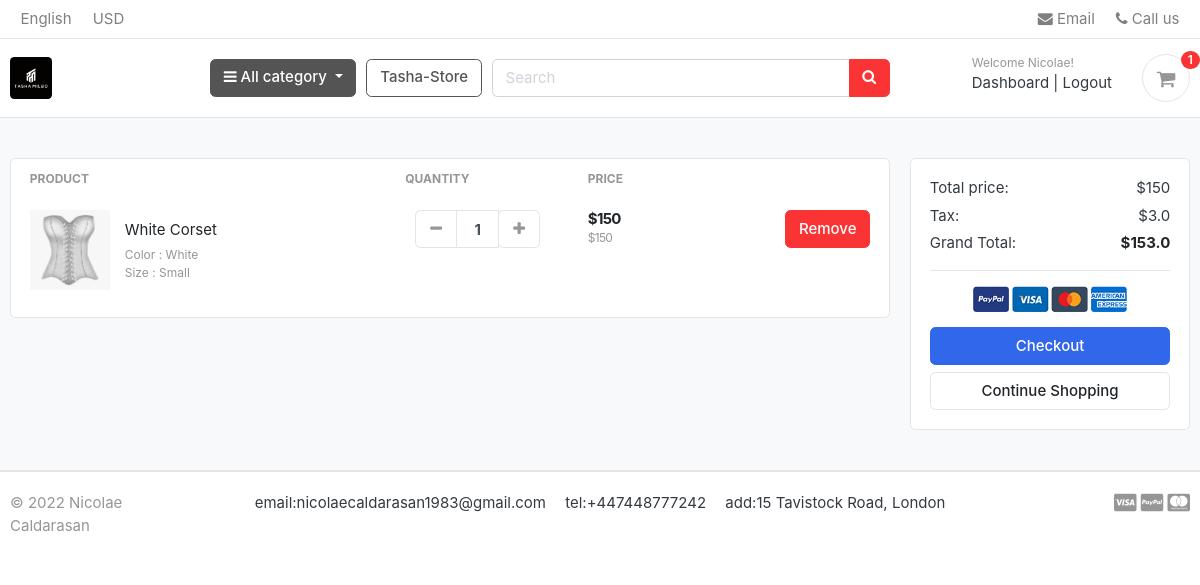
/cart/ (signed in), run on an earlier commit of the app's database.
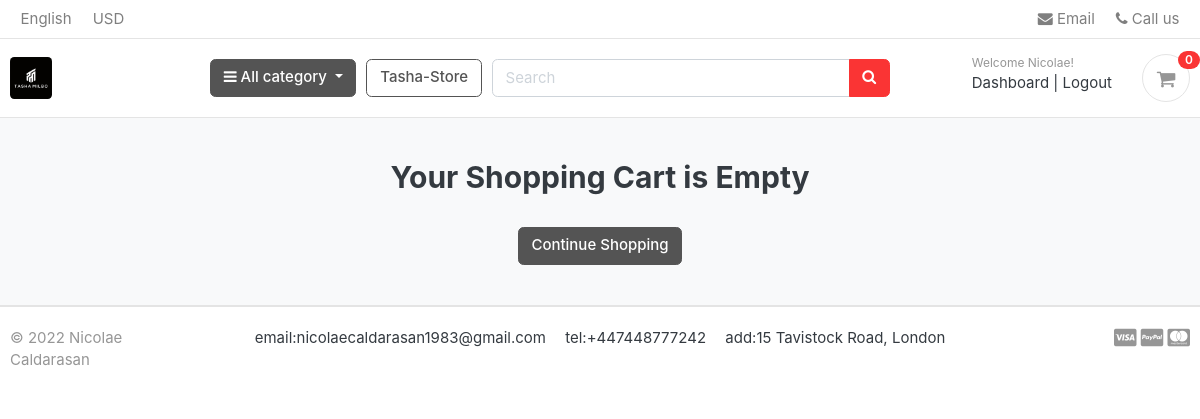
And on a later commit of the database.
### accounts/models.py (models this page shows, shortened)
class Account(AbstractBaseUser):
    first_name   = models.CharField(max_length=50)
    last_name    = models.CharField(max_length=50)
    username     = models.CharField(max_length=50, unique=True)
    email        = models.EmailField(max_length=100, unique=True)
    phone_number = models.CharField(max_length=50)
    date_joined  = models.DateTimeField(auto_now_add=True)
    last_login   = models.DateTimeField(auto_now_add=True)
    is_admin     = models.BooleanField(default=False)
    is_staff     = models.BooleanField(default=False)
    is_active     = models.BooleanField(default=False)
    is_superadmin     = models.BooleanField(default=False)
    USERNAME_FIELD = 'email'
    REQUIRED_FIELDS = ['username', 'first_name', 'last_name']
    objects = MyAccountManager()

### carts/models.py (models this page shows, shortened)
class CartItem(models.Model):
    user = models.ForeignKey(Account, on_delete=models.CASCADE, null=True)
    product = models.ForeignKey(Product, on_delete=models.CASCADE)
    variations = models.ManyToManyField(Variation, blank=True)
    cart = models.ForeignKey(Cart, on_delete=models.CASCADE, null=True)
    quantity = models.IntegerField()
    is_active = models.BooleanField(default=True)
    def sub_total(self):
        return self.product.price * self.quantity

### store/models.py (models this page shows, shortened)
class Product(models.Model):
    product_name = models.CharField(max_length=200, unique=True)
    slug         = models.SlugField(max_length=200, unique=True)
    description  = models.TextField(max_length=500, blank=True)
    price        = models.IntegerField()
    images       = models.ImageField(upload_to='photos/products')
    stock        = models.IntegerField()
    is_available = models.BooleanField(default=True)
    category     = models.ForeignKey(Category, on_delete=models.CASCADE)
    created_date  = models.DateTimeField(auto_now_add=True)
    modified_date= models.DateTimeField(auto_now=True)
    def get_url(self):
        return reverse('product_detail', args=[self.category.slug, self.slug])

class Variation(models.Model):
    product = models.ForeignKey(Product, on_delete=models.CASCADE)
    variation_category = models.CharField(max_length=100, choices=variation_category_choice)
    variation_value = models.CharField(max_length=100)
    is_active = models.BooleanField(default=True)
    create_date = models.DateTimeField(auto_now=True)
    objects = VariationManager()

### carts/views.py (the view)
# urls.py: path('', views.cart, name='cart'),
def cart(request, total=0, quantity=0, cart_items=None):
    try:
        tax = 0
        grand_total = 0
        if request.user.is_authenticated:
            cart_items = CartItem.objects.filter(user=request.user, is_active=True)
        else:
            cart = Cart.objects.get(cart_id=_cart_id(request))
            cart_items = CartItem.objects.filter(cart=cart, is_active=True)
        for cart_item in cart_items:
            total += (cart_item.product.price * cart_item.quantity)
            quantity += cart_item.quantity
        tax = (2 * total)/100
        grand_total = total +tax
    except ObjectDoesNotExist:
        pass
    context = {
      'total': total,
      'quantity': quantity,
      'cart_items': cart_items,
      'tax': tax,
      'grand_total': grand_total,
    }
    return render(request, 'store/cart.html', context)

### carts/context_processors.py (called while the page is built)
def counter(request):
    cart_count = 0
    if 'admin' in request.path:
        return()
    else:
        try:
            cart = Cart.objects.filter(cart_id=_cart_id(request))
            if request.user.is_authenticated:
                cart_items = CartItem.objects.all().filter(user=request.user)
            else:
                cart_items = CartItem.objects.all().filter(cart=cart[:1])
            for cart_item in cart_items:
                cart_count += cart_item.quantity
        except Cart.DoesNotExist:
            cart_count = 0
    return dict(cart_count=cart_count)

### carts/views.py (called while the page is built)
def _cart_id(request):
    cart = request.session.session_key
    if not cart:
        cart = request.session.create()
    return cart

### category/context_processors.py (called while the page is built)
def menu_links(request):
    links = Category.objects.all()
    return dict(links=links)

### category/models.py (called while the page is built)
    def get_url(self):
            return reverse('products_by_category', args=[self.slug])

### templates/store/cart.html (shortened to what this page needs)
{% extends 'base.html' %}
{% load static %}
{% block content %}
<section class="section-content padding-y bg">
<div class="container">
{% if not cart_items %}
<h2 class="text-center">Your Shopping Cart is Empty</h2>
<br>
<div class="text-center">
<a href="{% url 'store' %}" class="btn btn-secondary">Continue Shopping</a>
</div>
{% else %}
<div class="row">
	<aside class="col-lg-9">
<div class="card">
<table class="table table-borderless table-shopping-cart">
<thead class="text-muted">
<tr class="small text-uppercase">
  <th scope="col">Product</th>
  <th scope="col" width="120">Quantity</th>
  <th scope="col" width="120">Price</th>
  <th scope="col" class="text-right" width="200"> </th>
</tr>
</thead>
<tbody>
{% for cart_item in cart_items %}
<tr>
	<td>
		<figure class="itemside align-items-center">
			<div class="aside"><img src="{{ cart_item.product.images.url }}" class="img-sm"></div>
			<figcaption class="info">
				<a href="{{ cart_item.product.get_url }}" class="title text-dark">{{cart_item.product.product_name}}</a>
				<p class="text-muted small">
					{% if cart_item.variations.all %}
					 {% for item in cart_item.variations.all %}
					   {{ item.variation_category | capfirst }} : {{item.variation_value | capfirst }} <br>
						{% endfor %}
					{% endif %}
				</p>
			</figcaption>
		</figure>
	</td>
	<td>
					<div class="col">
						<div class="input-group input-spinner">
							<div class="input-group-prepend">
							<a href="{% url 'remove_cart' cart_item.product.id cart_item.id%}" class="btn btn-light" type="button" id="button-plus"> <i class="fa fa-minus"></i> </a>
							</div>
							<input type="text" class="form-control"  value="{{cart_item.quantity}}">
							<div class="input-group-append">
								<form action="{% url 'add_cart' cart_item.product.id %}" method="POST">
                  <button class="btn btn-light" type="submit" id="button-minus"> <i class="fa fa-plus"></i> </button>
								</form>
							</div>
						</div>
					</div>
	</td>
	<td>
		<div class="price-wrap">
			<var class="price">${{cart_item.sub_total}}</var>
			<small class="text-muted">${{cart_item.product.price}}</small>
		</div>
	</td>
	<td class="text-right">
	<a href="{% url 'remove_cart_item' cart_item.product.id cart_item.id %}" onclick="return confirm('Are you sure that you want delete this item?')" class="btn btn-danger"> Remove</a>
	</td>
</tr>
{% endfor %}
</tbody>
</table>
</div>
	</aside>
	<aside class="col-lg-3">
		<div class="card">
		<div class="card-body">
			<dl class="dlist-align">
			  <dt>Total price:</dt>
			  <dd class="text-right">${{total}}</dd>
			</dl>
			<dl class="dlist-align">
			  <dt>Tax:</dt>
			  <dd class="text-right"> ${{tax}}</dd>
			</dl>
			<dl class="dlist-align">
			  <dt>Grand Total:</dt>
			  <dd class="text-right text-dark b"><strong>${{grand_total}}</strong></dd>
			</dl>
			<hr>
			<p class="text-center mb-3">
				<img src="{% static './images/misc/payments.png'%}" height="26">
			</p>
			<a href="{% url 'checkout'%}" class="btn btn-primary btn-block"> Checkout </a>
			<a href="{% url 'store' %}" class="btn btn-light btn-block">Continue Shopping</a>
		</div>
		</div>
</aside>
</div>
{% endif %}
</div>
</section>
{% endblock %}

### templates/base.html (shortened to what this page needs)
{% load static %}
<!DOCTYPE HTML>
<html lang="en">
<head>
<link href="{%static 'css/bootstrap.css' %}" rel="stylesheet" type="text/css"/>
<link href="{% static 'fonts/fontawesome/css/all.min.css'%}" type="text/css" rel="stylesheet">
<link href="{% static 'css/ui.css'%}" rel="stylesheet" type="text/css"/>
<link href="{% static 'css/responsive.css'%}" rel="stylesheet" media="only screen and (max-width: 1200px)" />
<link href="{% static 'css/custom.css'%}" rel="stylesheet" type="text/css"/>
<link rel="stylesheet" href="https://cdnjs.cloudflare.com/ajax/libs/font-awesome/4.7.0/css/font-awesome.min.css">
</head>
<body>
{% include 'includes/navbar.html' %}
{% block content %}{% endblock %}
{% include 'includes/footer.html' %}

### templates/includes/navbar.html (shortened to what this page needs)
{% load static %}
<header class="section-header">
<nav class="navbar p-md-0 navbar-expand-sm navbar-light border-bottom">
<div class="container">
  <div class="collapse navbar-collapse" id="navbarTop4">
    <ul class="navbar-nav mr-auto">
      <li class="nav-item dropdown">
      <a href="#" class="nav-link">   English </a>
    </li>
    <li class="nav-item dropdown">
      <a href="#" class="nav-link"> USD </a>
    </li>
    </ul>
    <ul class="navbar-nav">
    <li><a href="#" class="nav-link"> <i class="fa fa-envelope"></i> Email </a></li>
    <li><a href="#" class="nav-link"> <i class="fa fa-phone"></i> Call us </a></li>
  </ul>
  </div>
</div>
</nav>
<section class="header-main border-bottom">
  <div class="container">
<div class="row align-items-center">
  <div class="col-lg-2 col-md-3 col-6">
    <a href="{% url 'home'%}" class="brand-wrap">
      <img class="logo" src="{% static './images/tasha_logo.jpg'%}" style="border-radius: 10%;">
    </a>
  </div>
  <div class="col-lg col-sm col-md col-6 flex-grow-0">
    <div class="category-wrap dropdown d-inline-block float-right">
      <button type="button" class="btn btn-secondary dropdown-toggle" data-toggle="dropdown">
        <i class="fa fa-bars"></i> All category
      </button>
    </div>
  </div>
  <a href="{% url 'store' %}" class="btn btn-outline-secondary">Tasha-Store</a>
  <div class="col-lg  col-md-6 col-sm-12 col">
    <form action="{% url 'search' %}" class="search" method='GET'>
      <div class="input-group w-100">
          <input type="text" class="form-control" style="width:60%;" placeholder="Search" name="keyword">
          <div class="input-group-append">
            <button class="btn btn-danger" type="submit">
              <i class="fa fa-search"></i>
            </button>
          </div>
        </div>
    </form>
  </div>
  <div class="col-lg-3 col-sm-6 col-8 order-2 order-lg-3">
        <div class="d-flex justify-content-end mb-3 mb-lg-0">
          {% if user.id is None %}
          <div class="widget-header">
            <small class="title text-muted">Welcome guest!</small>
            <div>
              <a href="{% url 'login' %}">Sign in</a> <span class="dark-transp"> | </span>
              <a href="{% url 'register' %}"> Register</a>
            </div>
          </div>
          {% else %}
          <div class="widget-header">
            <small class="title text-muted">Welcome {{user.first_name}}!</small>
            <div>
              <a href="{% url 'dashboard'%}">Dashboard</a> <span class="dark-transp"> | </span>
              <a href="{% url 'logout'%}">Logout</a>
            </div>
          </div>
          {% endif%}
          <a href="{% url 'cart' %}" class="widget-header pl-3 ml-3">
            <div class="icon icon-sm rounded-circle border"><i class="fa fa-shopping-cart"></i></div>
            <span class="badge badge-pill badge-danger notify">{{cart_count}}</span>
          </a>
        </div>
      </div>
</div>
  </div>
</section>
</header>

### templates/includes/footer.html
<footer class="section-footer border-top">
	<div class="container">
		<section class="footer-bottom border-top row">
			<div class="col-md-2">
				<p class="text-muted"> &copy 2022 Nicolae Caldarasan </p>
			</div>
			<div class="col-md-8 text-md-center">
				<span  class="px-2">email:nicolaecaldarasan1983@gmail.com</span>
				<span  class="px-2">tel:+447448777242</span>
				<span  class="px-2">add:15 Tavistock Road, London</span>
			</div>
			<div class="col-md-2 text-md-right text-muted">
				<i class="fab fa-lg fa-cc-visa"></i>
				<i class="fab fa-lg fa-cc-paypal"></i>
				<i class="fab fa-lg fa-cc-mastercard"></i>
			</div>
		</section>
	</div>
</footer>

### greatkart/static/css/ui.css (style rules this page uses)
html { font-family: "Inter", sans-serif; font-size: 15px; }
.icon-xs, .icon-sm, .icon-md, .icon-lg { display: inline-block; text-align: center; flex-shrink: 0; flex-grow: 0; }
.icon-sm { width: 48px; height: 48px; line-height: 48px !important; font-size: 20px; }
.padding-y { padding-top: 40px; padding-bottom: 40px; }
.bg { background-color: #f8f9fa; }
p:last-child { margin-bottom: 0; }
.header-main { position: relative; padding-top: 1rem; padding-bottom: 1rem; }
.brand-wrap .logo, .navbar-brand .logo { margin-right: 7px; max-height: 42px; display: inline-block; }
.widget-header { display: inline-block; vertical-align: middle; position: relative; }
.widget-header a { color: #343a40; }
.widget-header i { color: #969696; }
.widget-header .title { display: block; }
.widget-header .notify { position: absolute; top: -3px; right: -10px; }
.footer-bottom { padding-top: 20px; padding-bottom: 20px; }
.notify { position: absolute; top: -4px; right: -10px; display: inline-block; padding: 0.25em 0.6em; font-size: 12px; line-height: 1; text-align: center; border-radius: 3rem; color: #fff; background-color: #fa3434; }

What changed in the data, as far as the page shows it:
removed CartItem: product.images (picture), product.product_name "White Corset", quantity "1", sub_total "150", product.price "150"
no longer on this page (row unchanged): Variation: variation_category "Color", variation_value "White"
no longer on this page (row unchanged): Variation: variation_category "Size", variation_value "Small"
Also different on the page:
{{ cart_count }}: "1" → "0"
{{ total }}: "150" → (not shown)
{{ tax }}: "3.0" → (not shown)
{{ grand_total }}: "153.0" → (not shown)
text no longer shown: "PRODUCT QUANTITY PRICE Total price: $ Tax: $ Grand Total: $ Checkout"
text now shown: "Your Shopping Cart is Empty"
